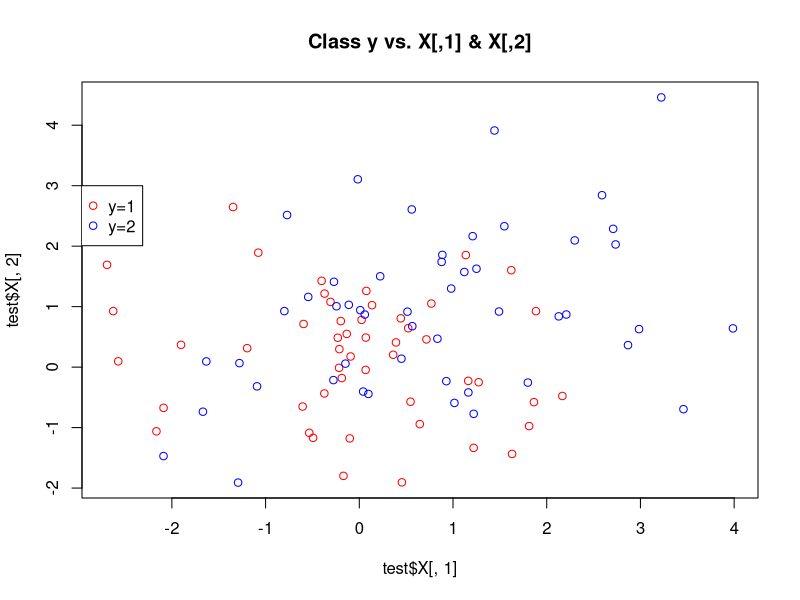

Recreate this plot in R.
library(MASS)

#Generate data that's favorable to QDA assumptions
#One class is generated with Sig1 as the covariance, and the other with Sig2
#Sig2 has higher variance and a bit of correlation between all the variables
#Returns a list with an X matrix of variables and a y vector of class factors (classes numbered 1,2)
#Note: The lda/qda functions handle factors just fine, so you shouldn't have to change y
getdata = function(n,p){
  rho = .3   # correlation
  Sig1 = diag(p)   # covariance matrix 1
  Sig2 = matrix(rho,p,p)     #covariance matrix 2
  diag(Sig2)=2
  mu1 = matrix(rep(0,p))   # mean vector 1
  mu2 = matrix(rep(1,p))   # mean vector 2
  X1 = mvrnorm(n/2,mu1,Sig1)
  X2 = mvrnorm(n/2,mu2,Sig2)
  y1 = rep(1,n/2)
  y2 = rep(2,n/2)
  X = rbind(X1,X2)
  y = as.factor(c(y1,y2))
  list(X=X,y=y)  
}

n = 100
p = 20

set.seed(1)
train = getdata(n,p)
test = getdata(n,p)

#Part (a)
palatte = colorRampPalette(c('red', 'blue'))(2)
colors = palatte[as.numeric(cut(as.numeric(test$y), breaks=2))]
plot(test$X[,1], test$X[,2], main="Class y vs. X[,1] & X[,2]", col=colors)
legend(-3, 3, legend=c('y=1', 'y=2'), col=c('red', 'blue'), pch=1, cex=1)

#Part (b)
ldafit<-lda(train$X, train$y)
qdafit<-qda(train$X, train$y)
trnldapred<-predict(ldafit)
misclass1<-mean(train$y!=trnldapred$class)
misclass1
trnqdapred<-predict(qdafit)
misclass2<-mean(train$y!=trnqdapred$class)
misclass2

#Part (c)
tstldapred<-predict(ldafit, newdata=test$X)
misclass3<-mean(test$y!=tstldapred$class)
misclass3
tstqdapred<-predict(qdafit, newdata=test$X)
misclass4<-mean(test$y!=tstqdapred$class)
misclass4